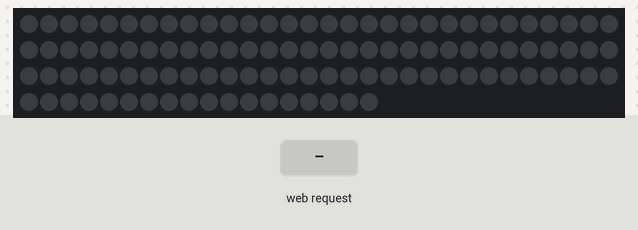
This sketch was run on a simulated ESP32. Shown: 108 RGB LEDs in strip order, left to right, continuing on the next row. The test bench sets the inputs (shaded band). Dim RGB values are drawn brighter than linear; WiFi joins after 1.5 s; servers stay silent unless stated; random numbers use the default seed unless the sketch sets one; what the sketch prints to the serial monitor is not drawn.

Above: at 2.7 s.
2.8 s: HTTP request GET /P received
At 3.9 s:
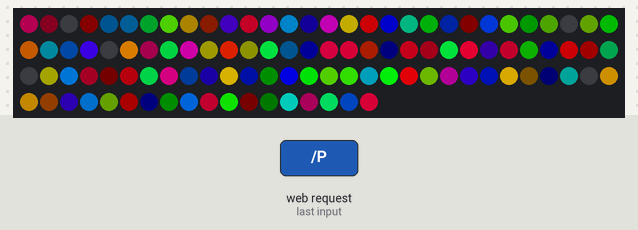
4.4 s: HTTP request GET /B received
At 4.56 s:
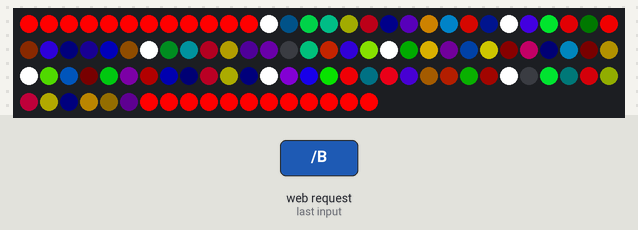
6.5 s: HTTP request GET /O received
At 7.5 s:
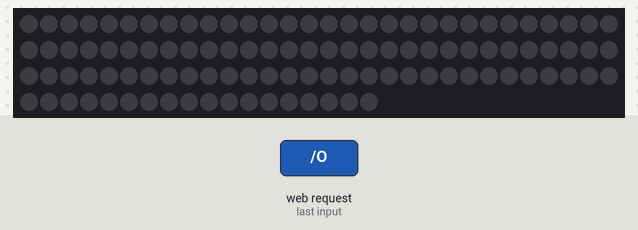
8.4 s: HTTP request GET /P received
At 9.2 s:
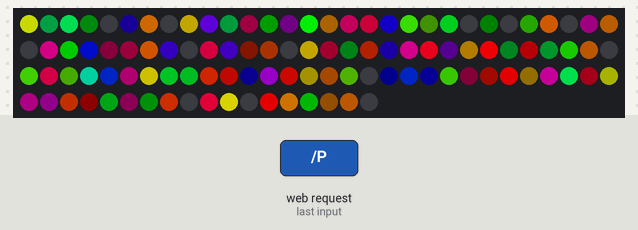
10.0 s: HTTP request GET /B received
At 10.16 s:
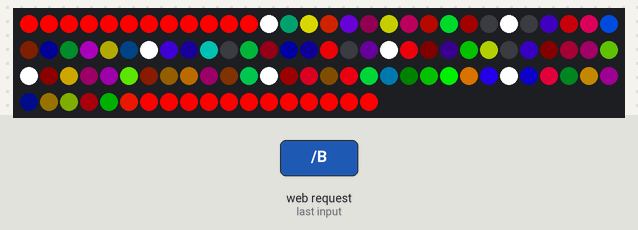

Measured:
- after the input at 2.8 s, the LEDs: first change at once (image 1 shows a later state)
- after the input at 8.4 s, the LEDs: first change at once (image 4 shows a later state)

The sketch:

beacon.ino
```cpp
#include <FastLED.h>
#include <WiFi.h>

#define LED_TYPE WS2812B
#define COLOR_ORDER GRB
#define NUM_LEDS 108
#define DATA_PIN 21

int fadeamt = 48;
int speed = 200;
int NUM_RUN = 12;
int NUM_SOL = NUM_RUN;
int NUM_RINGS = 7;
int run_light = 0;
int party_light = 0;
int party_spots = 30;

const char* ssid     = "ELF";
const char* password = "Happyelf";

WiFiServer server(80);
CRGB leds[NUM_LEDS];

void setup() {

  Serial.begin(115200);
  FastLED.addLeds<LED_TYPE, DATA_PIN, COLOR_ORDER>(leds, NUM_LEDS);
  Clearall();
  Wifisetup();

}

void loop() {

  Party();
  Beacon();
  Clearall();
  Wifi();

}

  void Party() {

              if (party_light == 1) {


                for (int spot = 0; spot < party_spots; spot++) {

                  int spot_n = random(spot % 2, NUM_LEDS + 1); // 1 is added to num_leds as modulo function below prevented final led from lighting up
                  leds[spot_n - spot % 2, spot_n * 2 - spot % 2] = CHSV(random8() , 255 , 255);
                }

                for (int fade = 0; fade < NUM_LEDS; fade++)
                  leds[fade] = leds[fade].fadeToBlackBy(fadeamt);


                FastLED.show();
                delay(50);

              }
    }


void Beacon(){

      if (run_light == 1) {

        fill_solid( &(leds[0]),                              NUM_SOL, CRGB(255, 0, 0));
        fill_solid( &(leds[0+NUM_SOL*NUM_RINGS+NUM_SOL]),    NUM_SOL, CRGB(255, 0, 0));


      for (int dot1 = 0; dot1 < NUM_RUN; dot1++) {
       for (int iteration = 0; iteration < NUM_RINGS; iteration++) {
       int led_num = dot1 + NUM_RUN * iteration;
       leds[NUM_SOL + led_num] = CRGB(255, 255, 255);

    }

    FastLED.show();

    delay(speed);

     for (int iteration = 0; iteration < NUM_RINGS; iteration++) {
      int led_num = dot1 + NUM_RUN * iteration;
      leds[NUM_RUN + led_num ] = CRGB(35, 35, 35  );
    }

    for (int iteration = 0; iteration < NUM_RINGS; iteration++) {
      int led_num = dot1 + NUM_RUN * iteration;
      if(dot1 > 0) leds[NUM_RUN + led_num - 1] = CRGB(10, 10, 10 );
      else if(dot1 + iteration == 0) leds[NUM_RUN + NUM_RUN * NUM_RINGS - 1] = CRGB(10, 10, 10);
      else leds[NUM_RUN + led_num - 1] = CRGB(10, 10, 10);
    }

    for (int iteration = 0; iteration < NUM_RINGS; iteration++) {
      int led_num = dot1 + NUM_RUN * iteration;
      if(dot1 > 1 || iteration > 0) leds[NUM_RUN + led_num - 2] = CRGB::Black;
      else if(dot1 == 1 && iteration == 0) leds[NUM_RUN + NUM_RUN * NUM_RINGS - 1] = CRGB::Black;
      else if(dot1 + iteration < 2) leds[NUM_RUN + NUM_RUN * NUM_RINGS - 2] = CRGB::Black;
      else leds[NUM_RUN + led_num - 2] = CRGB::Black;
    }
  }
  }

}

void Wifisetup(){

    delay(10);   // We start by connecting to a WiFi network

    Serial.println();
    Serial.println();
    Serial.print("Connecting to ");
    Serial.println(ssid);

    WiFi.begin(ssid, password);

    while (WiFi.status() != WL_CONNECTED) {
        delay(500);
        Serial.print(".");
    }

    Serial.println("");
    Serial.println("WiFi connected.");
    Serial.println("IP address: ");
    Serial.println(WiFi.localIP());

    server.begin();

}

void Clearall(){

    if (run_light == 0 && party_light == 0) {

     fill_solid(leds, NUM_LEDS, CRGB::Black);

     FastLED.show();

  }
}

void Wifi(){

  WiFiClient client = server.available();   // listen for incoming clients

  if (client) {                             // if you get a client,
    Serial.println("New Client.");           // print a message out the serial port
    String currentLine = "";                // make a String to hold incoming data from the client
    while (client.connected()) {            // loop while the client's connected
      if (client.available()) {             // if there's bytes to read from the client,
        char c = client.read();             // read a byte, then
        Serial.write(c);                    // print it out the serial monitor
        if (c == '\n') {                    // if the byte is a newline character

          // if the current line is blank, you got two newline characters in a row.
          // that's the end of the client HTTP request, so send a response:
          if (currentLine.length() == 0) {
            // HTTP headers always start with a response code (e.g. HTTP/1.1 200 OK)
            // and a content-type so the client knows what's coming, then a blank line:
            client.println("HTTP/1.1 200 OK");
            client.println("Content-type:text/html");
            client.println();

            // the content of the HTTP response follows the header:
            client.print("Click <a href=\"/B\">here</a> to Turn Beacon on.<br>");
            client.print("Click <a href=\"/P\">here</a> to Turn Party mode on.<br>");
            client.print("Click <a href=\"/O\">here</a> to Turn the Beacon OFF.<br>");

            // The HTTP response ends with another blank line:
            client.println();
            // break out of the while loop:
            break;
          } else {    // if you got a newline, then clear currentLine:
            currentLine = "";
          }
        } else if (c != '\r') {  // if you got anything else but a carriage return character,
          currentLine += c;      // add it to the end of the currentLine
        }

              // Check to see if the client request was "GET /H" or "GET /L":
          if (currentLine.endsWith("GET /B"))  {

            run_light = 1;

        }

          if (currentLine.endsWith("GET /P"))  {

             party_light = 1;

        }


        if (currentLine.endsWith("GET /O")) {

            run_light = 0;
            party_light = 0;


    }
   }
  }
 }
}
```
